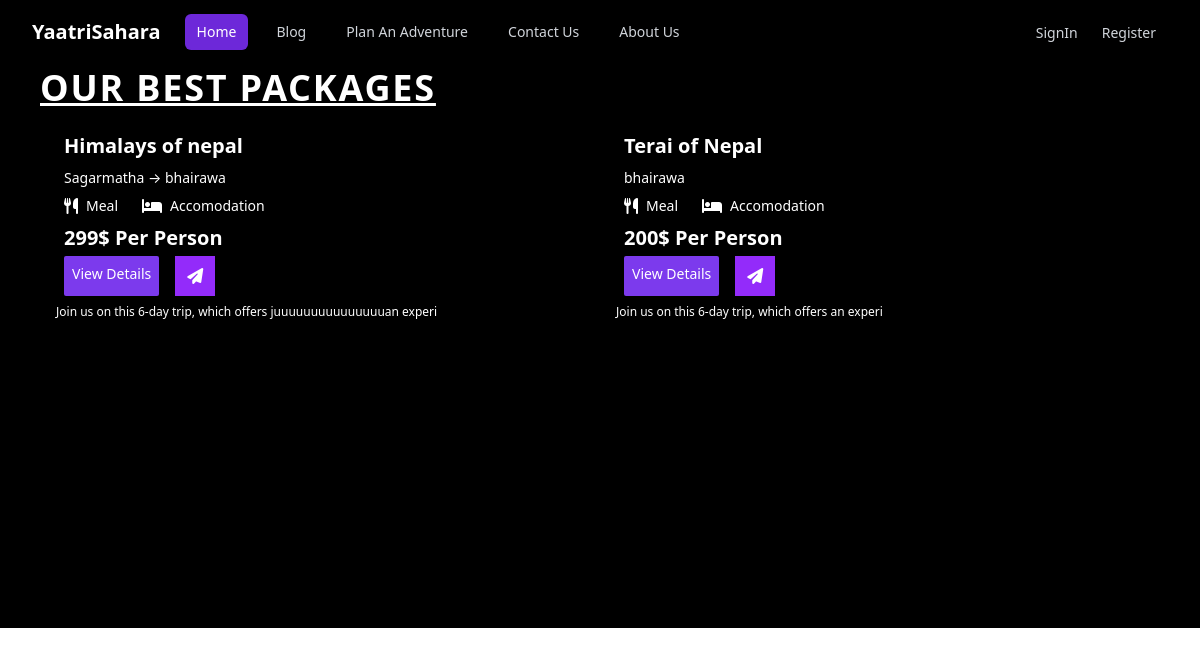
Page /packages/ on the committed database.
### yaatripackages/models.py (models this page shows)
class Package(models.Model):
    title = models.CharField(max_length=200)
    content = models.CharField(max_length=600)
    pricing = models.IntegerField(null=True)
    image = models.ImageField(default='default.jpg',upload_to='package_images')
    def __str__(self):
        return self.title

class Location(models.Model):
    place_name = models.CharField(max_length=100)
    package = models.ManyToManyField(Package)
    content = models.CharField(max_length=255)
    def __str__(self):
        return self.place_name

### yaatripackages/views.py (the view)
# urls.py: path('packages/', packages,name='package'),
def packages(request):
    all_package = []
    packages = Package.objects.all().filter()
    for p in packages:
        location = Location.objects.all().filter(package__id=p.id)
        for l in location:
            print(l)
        all_package.append({p: location})
    print(all_package)
    context = {
        'packages': all_package,
        'title': 'Blog',
        }
    return render(request, 'yaatripackages/packages.html', context)

### yaatripackages/templates/yaatripackages/packages.html (shortened to what this page needs)
{% include 'yaatri/base.html' %}
{% block packages %}
<!DOCTYPE html>
<html lang="en">
<head>
    {% block css %}
<link rel="stylesheet" href="/static/css/package.css">
{% endblock css %}
</head>
<body>
<div class="bg-black">
  <div class="max-w-full md:max-w-7xl m-auto p-10 xl:p-0">
    <div>
      <p class="uppercase tracking-widest s-xl pb-2 text-sm">
      </p>
      <h1 class="text-3xl md:text-4xl font-bold uppercase underline tracking-wider">
        Our Best Packages
      </h1>
      <div class="grid grid-rows-4 grid-cols-1 lg:grid-rows-2 lg:grid-cols-2 justify-center">
        {% for data in packages %}
        {% for package,location in data.items %}
          <div class="flex flex-row bg-black container">
            <div class="flex flex-col justify-around align-center px-2 max-h-257px">
            </div>
            <div class="pr-2">
              <div class="flex flex-col sm:flex-row items-center">
                <div class="flex flex-col justify-around px-0 sm:px-2">
                  <h1 class="text-xl font-bold py-1">{{package.title}}</h1>
                  <p class="text-sm py-1">
                    {% for l in location %}
                      {{l.place_name}}
                       {% if not forloop.last %}&#8594;{% endif %}
                    {% endfor %}
                  </p>
                  <div class="flex flex-row justify-between items-center max-w-max">
                    <div class="flex flex-row justify-between items-center py-1">
                      <i class="fa fa-cutlery"></i>
                      <p class="text-sm mx-2">Meal</p>
                    </div>
                    <div class="flex flex-row justify-between items-center py-1 ml-4">
                      <i class="fa fa-bed"></i>
                      <p class="text-sm mx-2">Accomodation</p>
                    </div>
                  </div>
                  <h2 class="font-bold text-xl py-1">{{package.pricing}}$ Per Person</h2>
                  <div class="flex flex-row justify-between max-w-max">
                    <a href="{% url 'package-detail' package.id %}" class="bg-purple-600 p-2 text-sm rounded-sm hover:bg-purple-700 mr-2">
                    View Details
                  </a>
                    <button>
                      <i class="fa fa-paper-plane send-btn p-3 hover:bg-purple-700 mx-2" aria-hidden="true"></i>
                    </button>
                  </div>
                </div>
              </div>
              <div>
                <p class="text-xs py-2">
                 {{package.content}}
                </p>
              </div>
            </div>
          </div>
        {% endfor %}
        {% endfor %}
      </div>
    </div>
  </div>
</div>
</body>
{% endblock  %}
</html>

### static/css/package.css (style rules this page uses)
* { color: white; }
i { font-size: 16px; color: white; }
.send-btn { color: white; background: #932bfa; }
.container { max-width: 635px !important; margin: 20px 0; }
.s-xl { letter-spacing: 15px; }

### yaatri/templates/yaatri/base.html (style rules this page uses)
body { overflow-x:hidden !important }

### rows in the picture
Package: title "Himalays of nepal", pricing "299", content "Join us on this 6-day trip, which offers juuuuuuuuuuuuuuuan experi"
Location: place_name "Sagarmatha"
Location: place_name "bhairawa"
Package: title "Terai of Nepal", pricing "200", content "Join us on this 6-day trip, which offers an experi"
